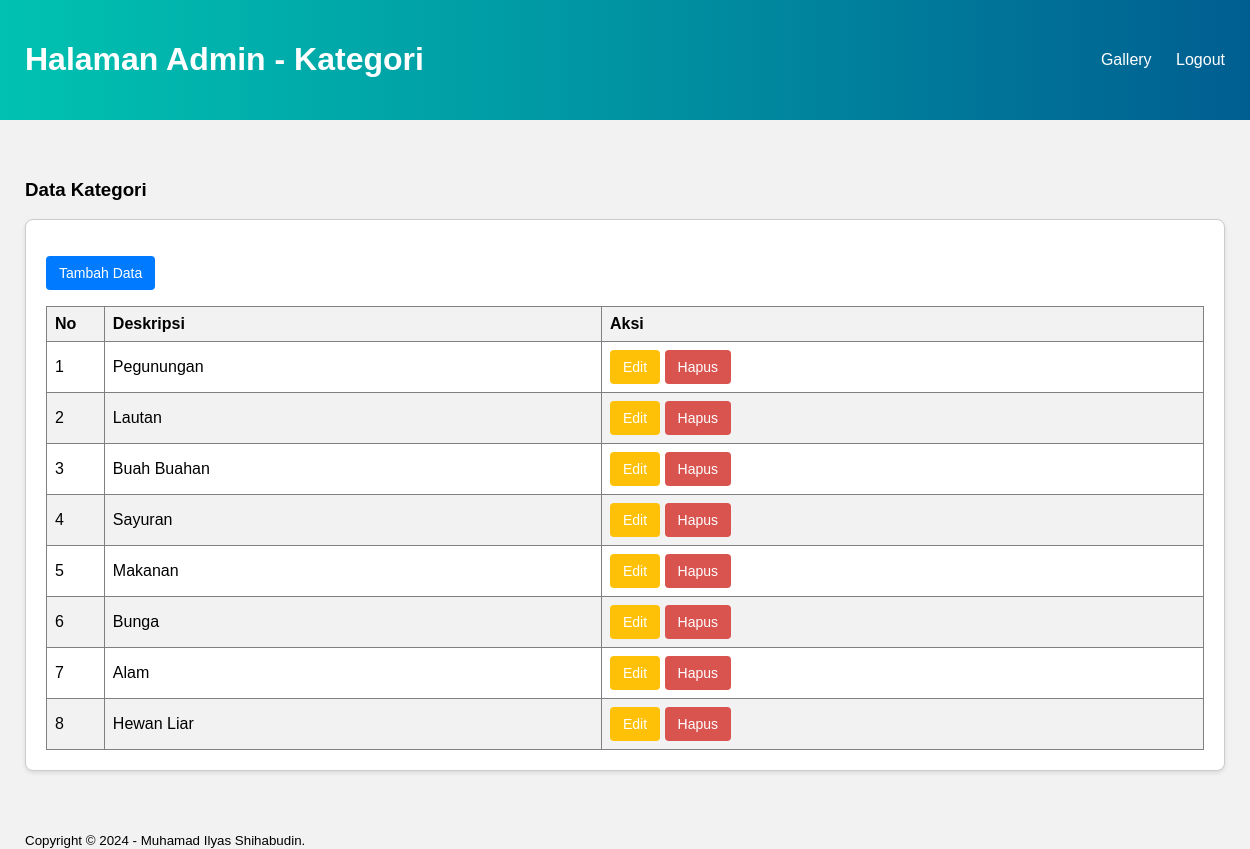
The page /admin-kategori.php (signed in) on the database its author committed.
### tables this page shows
CREATE TABLE `tb_category` (
  `category_id` int(11) NOT NULL,
  `category_name` varchar(25) NOT NULL
);

### admin-kategori.php (the view, shortened to what this page needs)
<?php
require_once 'db.php';
?>
<!DOCTYPE html>
<html lang="en">
<head>
<link rel="stylesheet" type="text/css" href="css/admin-kategori.css">
<link rel="stylesheet" href="https://cdnjs.cloudflare.com/ajax/libs/font-awesome/5.15.4/css/all.min.css">
</head>
<body>
    <header>
        <div class="container">
            <h1><a href="admin.php">Halaman Admin - Kategori</a></h1>
            <nav>
                <ul>
                    <li><a href="admin-gallery.php">Gallery</a></li>
                    <li><a href="keluar.php">Logout</a></li>
                </ul>
            </nav>
        </div>
    </header>
    <div class="section">
    <div class="container">
        <h3>Data Kategori</h3>
        <div class="box">
            <p><a href="tambah-kategori.php" class="btn tambah">Tambah Data</a></p>
            <table border="1" cellspacing="0" class="table">
                <thead>
                    <tr>
                        <th width="5%">No</th>
                        <th>Deskripsi</th>
                        <th>Aksi</th>
                    </tr>
                </thead>
                <tbody>
                    <?php
                    $kategori = mysqli_query($conn, "SELECT * FROM tb_category ORDER BY category_id DESC");
                    if(mysqli_num_rows($kategori) > 0){
                        $no = 1;
                        while($k = mysqli_fetch_array($kategori)){
                    ?>
                        <tr>
                            <td><?php echo $no++ ?></td>
                            <td><?php echo $k['category_name'] ?></td>
                            <td>
                                <a href="edit-kategori.php?id=<?php echo $k['category_id'] ?>" class="btn edit">Edit</a>
                                <a href="admin-kategori.php?id=<?php echo $k['category_id'] ?>" class="btn hapus" onclick="return confirm('Yakin Ingin Hapus ?')">Hapus</a>
                            </td>
                        </tr>
                    <?php }}else{ ?>
                        <tr>
                            <td colspan="3">Tidak ada data</td>
                        </tr>
                    <?php } ?>
                </tbody>
            </table>
        </div>
    </div>
</div>
<footer>
    <div class="container">
        <small>Copyright &copy; 2024 - Muhamad Ilyas Shihabudin.</small>
    </div>
</footer>
</body>
</html>

### css/admin-kategori.css (style rules this page uses)
body { margin: 0; padding: 0; font-family: 'Montserrat', sans-serif; background-color: #f2f2f2; }
.container { width: 100%; max-width: 1200px; margin: 0 auto; padding: 0 20px; }
header { background: linear-gradient(90deg, rgba(0, 194, 177, 1) 0%, rgba(0, 147, 162, 1) 50%, rgba(0, 94, 145, 1) 100%); color: #fff; padding: 20px 0; }
header .container { display: flex; justify-content: space-between; align-items: center; }
header h1 a { color: #fff; text-decoration: none; }
header nav ul { list-style-type: none; margin: 0; padding: 0; }
header nav ul li { display: inline; margin-right: 20px; }
header nav ul li:last-child { margin-right: 0; }
header nav ul li a { color: #fff; text-decoration: none; }
.section { padding: 40px 0; }
.box { border: 1px solid #ccc; border-radius: 8px; box-shadow: 0px 2px 4px rgba(0, 0, 0, 0.1); padding: 20px; background-color: #fff; margin-bottom: 20px; }
.table { width: 100%; border-collapse: collapse; }
.table th, .table td { padding: 8px; text-align: left; }
.table th { background-color: #f2f2f2; }
.table tbody tr:nth-child(even) { background-color: #f2f2f2; }
.btn { display: inline-block; padding: 6px 12px; margin-bottom: 0; font-size: 14px; font-weight: 400; line-height: 1.42857143; text-align: center; white-space: nowrap; vertical-align: middle; cursor: pointer; border: 1px solid transparent; border-radius: 4px; text-decoration: none; }
.btn.edit { background-color: #ffc107; color: #fff; }
.btn.hapus { background-color: #d9534f; color: #fff; }
.btn.tambah { background-color: #007bff; color: #fff; }

### rows shown on the page
tb_category: category_name "Pegunungan"
tb_category: category_name "Lautan"
tb_category: category_name "Buah Buahan"
tb_category: category_name "Sayuran"
tb_category: category_name "Makanan"
tb_category: category_name "Bunga"
tb_category: category_name "Alam"
tb_category: category_name "Hewan Liar"
